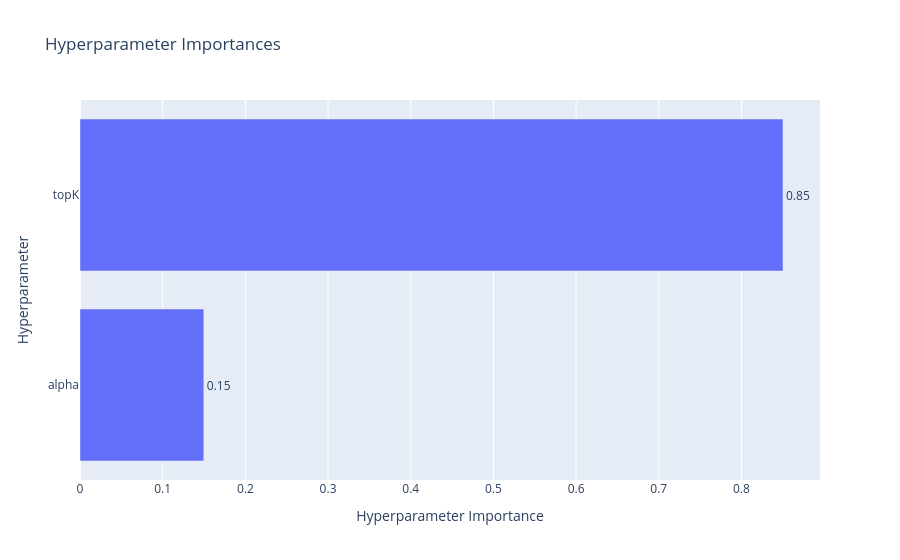

Notebook code for this chart:
### Code cell
optuna.visualization.plot_param_importances(optuna_study)

### Figure 1 — Plotly figure (JSON) as saved in the notebook; plotly's stock layout.template omitted (floating-point values rounded to 4 significant figures)
{"data": [{"cliponaxis": false, "hovertemplate": ["alpha (FloatDistribution): 0.14975556980966007<extra></extra>", "topK (IntDistribution): 0.8502444301903399<extra></extra>"], "name": "Objective Value", "orientation": "h", "text": ["0.15", "0.85"], "textposition": "outside", "type": "bar", "x": [0.1498, 0.8502], "y": ["alpha", "topK"]}], "layout": {"title": {"text": "Hyperparameter Importances"}, "xaxis": {"title": {"text": "Hyperparameter Importance"}}, "yaxis": {"title": {"text": "Hyperparameter"}}}}
